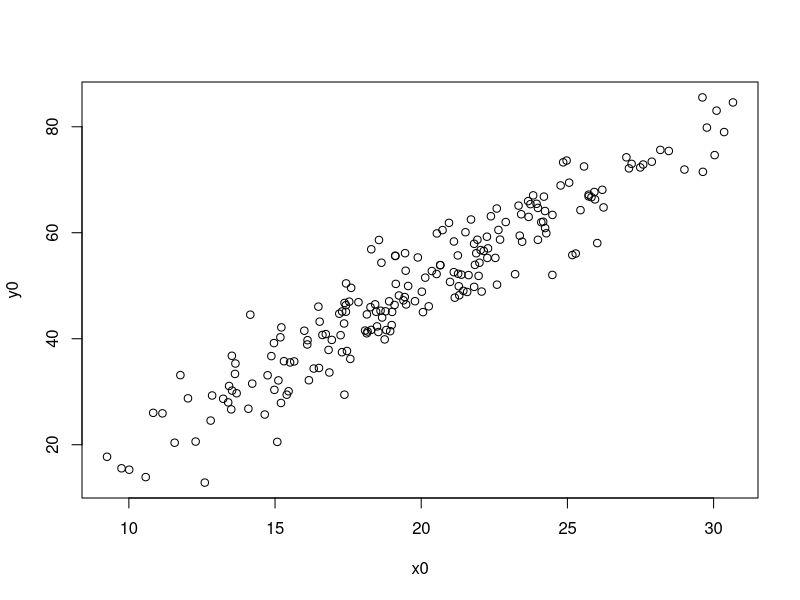
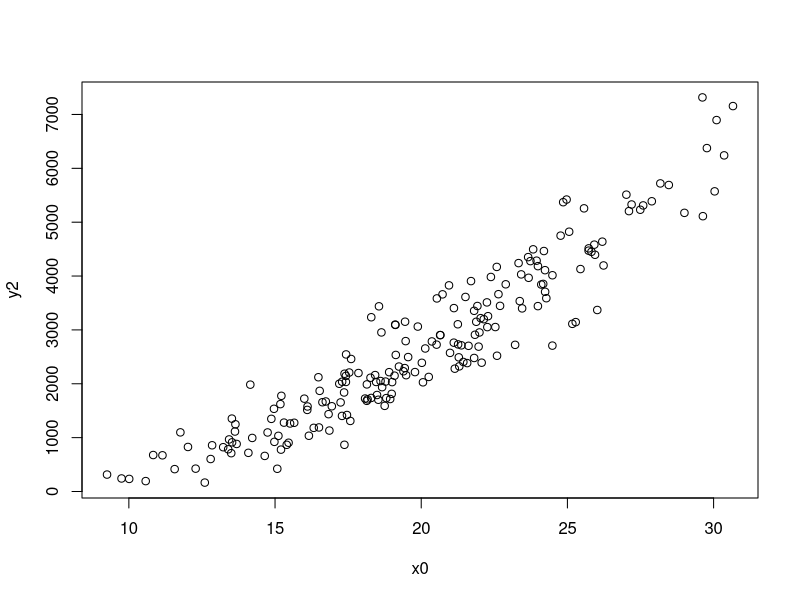

Reproduce these figures in R, in order. (Note: this script raises an error after producing the figures.)
## ---- chunk 1
set.seed(12)
library(MASS)

n = 200
x0 = 20 + rnorm(n, sd=5)
y0 = -10 + 3 * x0 + rnorm(n, sd=5)

plot(x0, y0)
fit1 = lm(y0 ~ x0)
summary(fit1)
## ---- chunk 2
y2 = y0^2

plot(x0, y2)
## ---- chunk 3
fit2 = lm(y2 ~ x0)
boxcox(fit2)
summary(fit2)
## ---- chunk 4
yexp = exp(y0)
fit3 = lm(yexp ~ x0)
plot(x0, yexp)
summary(fit3)
## ---- chunk 5
max(yexp)
boxcox(fit3)
## ---- chunk 6
x3 = x0^3
y3 = y0^3
plot(y3, x3)
fit4 = lm(y3 ~ x3)
summary(fit4)
boxcox(fit4)
